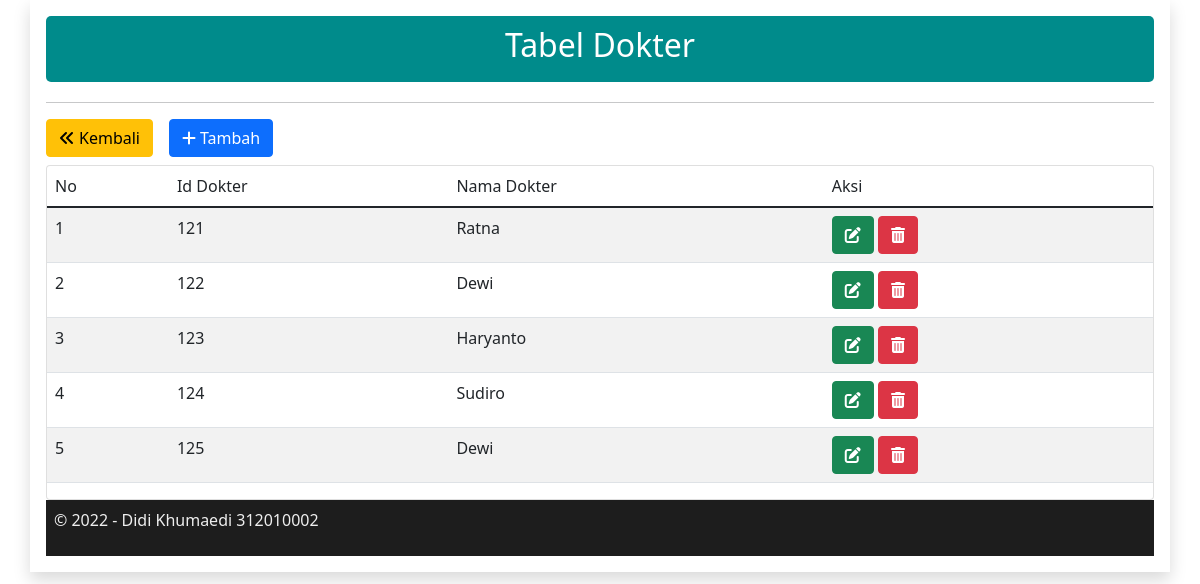
Screenshot of /dokter/dokter.php (signed in) with the database file from the repository.
### tables this page shows
CREATE TABLE `dokter` (
  `id_dokter` int(5) NOT NULL,
  `nama_dokter` varchar(50) DEFAULT NULL
);

### dokter/dokter.php (the view, shortened to what this page needs)
<!DOCTYPE html>
<html lang="en">
<head>
	<link rel="stylesheet" href="../css/bootstrap.min.css" />
	<link rel="stylesheet" href="../fontawesome/fontawesome/css/all.css" />
</head>
<body>
<div class="container shadow p-3">
	<header class="hero text-white">
	<h2 align="center">Tabel Dokter</h2>
	</header>
	<hr>
	<div class="btn-toolbar mb-2 mb-md-10">
		<a class="btn btn-warning me-3" href="../data.php" role="button"><i class="fa-solid fa-angles-left me-1"></i>Kembali</a>
		<a class="btn btn-primary" href="dokter_tambah.php" role="button"><i class="fa-solid fa-plus me-1"></i>Tambah</a>
	</div>
	<div class="card">
	<div class="table-responsive">
    <table class="table table-striped table-hover">
        <thead>
            <tr>
                <td>No</td>
				<td>Id Dokter</td>
                <td>Nama Dokter</td>
				<td>Aksi</td>
            </tr>
        </thead>
        <?php
        require "../koneksi.php";
        $no = 1;
        $query = mysqli_query($con, 'SELECT * FROM dokter');
        while ($data = mysqli_fetch_array($query)) {
        ?>
            <tr>
                <td><?php echo $no++ ?></td>
				<td><?php echo $data['id_dokter'] ?></td>
                <td><?php echo $data['nama_dokter'] ?></td>
				<td>
					<a class="btn btn-success" href="dokter_ubah.php?id=<?= $data['id_dokter'];?>" role="button"><i class="fa-solid fa-pen-to-square"></i></a>
					<a class="btn btn-danger" href="dokter_hapus.php?id=<?= $data['id_dokter'];?>" role="button"><i class="fa-solid fa-trash-can"></i></a>
				</td>
            </tr>
        <?php } ?>
    </table>
	</div>
	</div>
	<?php require "../footer.php";?>
</div>
</body>
</html>

### dokter/dokter.php (style rules this page uses)
.hero { background-color: #008B8B; border-radius: 5px; padding: 10px 23px; margin-bottom: 20px; }

### rows the page displays
dokter: id_dokter "121", nama_dokter "Ratna"
dokter: id_dokter "122", nama_dokter "Dewi"
dokter: id_dokter "123", nama_dokter "Haryanto"
dokter: id_dokter "124", nama_dokter "Sudiro"
dokter: id_dokter "125", nama_dokter "Dewi"
